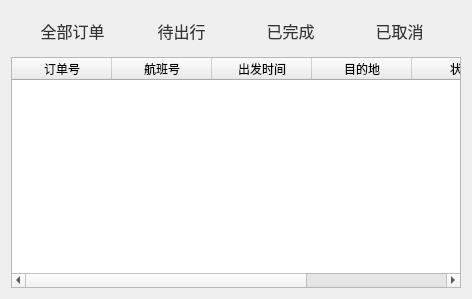
<?xml version="1.0" encoding="UTF-8"?>
<ui version="4.0">
 <class>MyOrderDialog</class>
 <widget class="QDialog" name="MyOrderDialog">
  <property name="geometry">
   <rect>
    <x>0</x>
    <y>0</y>
    <width>450</width>
    <height>299</height>
   </rect>
  </property>
  <property name="windowTitle">
   <string>Dialog</string>
  </property>
  <layout class="QVBoxLayout" name="verticalLayout">
   <item>
    <widget class="QWidget" name="menuWidget" native="true">
     <property name="minimumSize">
      <size>
       <width>450</width>
       <height>40</height>
      </size>
     </property>
     <property name="maximumSize">
      <size>
       <width>450</width>
       <height>40</height>
      </size>
     </property>
     <property name="styleSheet">
      <string notr="true">color:#FF6700</string>
     </property>
     <layout class="QHBoxLayout" name="horizontalLayout">
      <property name="spacing">
       <number>4</number>
      </property>
      <property name="topMargin">
       <number>4</number>
      </property>
      <property name="bottomMargin">
       <number>4</number>
      </property>
      <item>
       <widget class="QPushButton" name="allOrderBtn">
        <property name="font">
         <font>
          <family>微软雅黑</family>
          <pointsize>12</pointsize>
         </font>
        </property>
        <property name="styleSheet">
         <string notr="true">background:transparent;color:#333;border:none;padding:4px 12px;</string>
        </property>
        <property name="text">
         <string>全部订单</string>
        </property>
       </widget>
      </item>
      <item>
       <widget class="QPushButton" name="upcomingOrderBtn">
        <property name="font">
         <font>
          <family>微软雅黑</family>
          <pointsize>12</pointsize>
         </font>
        </property>
        <property name="styleSheet">
         <string notr="true">background:transparent;color:#333;border:none;padding:4px 12px;</string>
        </property>
        <property name="text">
         <string>待出行</string>
        </property>
       </widget>
      </item>
      <item>
       <widget class="QPushButton" name="finishedOrderBtn">
        <property name="font">
         <font>
          <family>微软雅黑</family>
          <pointsize>12</pointsize>
         </font>
        </property>
        <property name="styleSheet">
         <string notr="true">background:transparent;color:#333;border:none;padding:4px 12px;</string>
        </property>
        <property name="text">
         <string>已完成</string>
        </property>
       </widget>
      </item>
      <item>
       <widget class="QPushButton" name="cancelledOrderBtn">
        <property name="font">
         <font>
          <family>微软雅黑</family>
          <pointsize>12</pointsize>
         </font>
        </property>
        <property name="styleSheet">
         <string notr="true">background:transparent;color:#333;border:none;padding:4px 12px;</string>
        </property>
        <property name="text">
         <string>已取消</string>
        </property>
       </widget>
      </item>
     </layout>
    </widget>
   </item>
   <item>
    <widget class="QTableWidget" name="orderTable">
     <property name="columnCount">
      <number>6</number>
     </property>
     <column>
      <property name="text">
       <string>订单号</string>
      </property>
     </column>
     <column>
      <property name="text">
       <string>航班号</string>
      </property>
     </column>
     <column>
      <property name="text">
       <string>出发时间</string>
      </property>
     </column>
     <column>
      <property name="text">
       <string>目的地</string>
      </property>
     </column>
     <column>
      <property name="text">
       <string>状态</string>
      </property>
     </column>
     <column>
      <property name="text">
       <string>操作</string>
      </property>
     </column>
    </widget>
   </item>
  </layout>
 </widget>
 <resources/>
 <connections/>
</ui>
